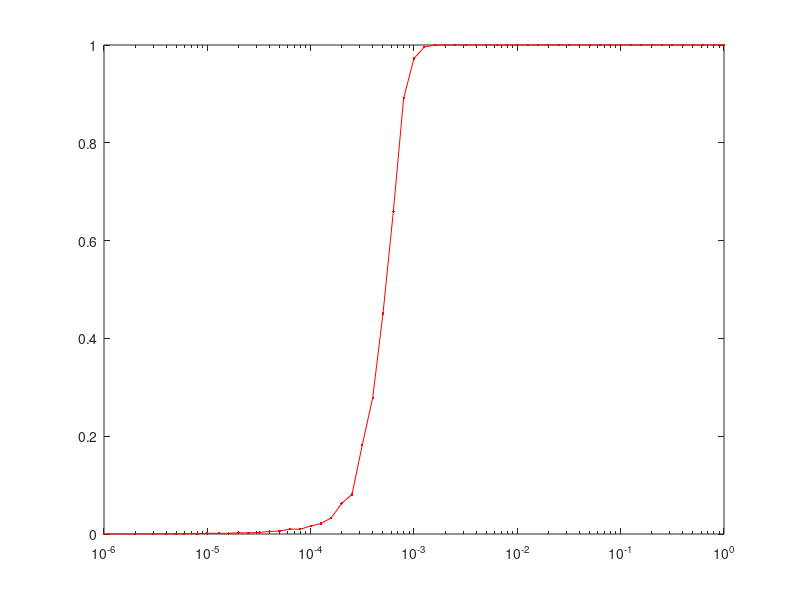

Write MATLAB code to recreate this figure. (Note: this script raises an error after producing the figure.)
%  read labels and x-y data
load ErdosRenyiTemporalMetricsPlots_100.dat;     %  read data into the my_xy matrix
Prob = ErdosRenyiTemporalMetricsPlots_100(:,2);     %  copy first column of my_xy into x
EffSim = ErdosRenyiTemporalMetricsPlots_100(:,7);     %  and second column into y
EffTheor = ErdosRenyiTemporalMetricsPlots_100(:,8);     %  and second column into y

load ErdosRenyiTemporalMetricsPlots_1000.dat;     %  read data into the my_xy matrix
EffSim1 = ErdosRenyiTemporalMetricsPlots_1000(:,7);     %  and second column into y
EffTheor1 = ErdosRenyiTemporalMetricsPlots_1000(:,7);     %  and second column into y

semilogx(Prob,EffSim,'r.-',Prob,EffTheor,'rS-',Prob,EffSim1,'b.-',Prob,EffTheor1,'bS-');
xlabel('p');           % add axis labels and plot title
ylabel('Connected couples');
%axis([0.000075 1.000 0.0 1.000],[0.000075 1.000 0.0 1.000]);
set(gca,'XScale','log','XGrid','off','YGrid','on');
%set(gca,'gridlinestyle','--')
%grid on;
legend('Simulation N = 100','Theoretical N = 100','Simulation N = 1000','Theoretical N = 1000');

%title('Mean monthly precipitation at Portland International Airport');
%plot(Prob,EffSim,'bx-',Prob,EffTheor,'ro-');     %  plot precip vs. month with circles